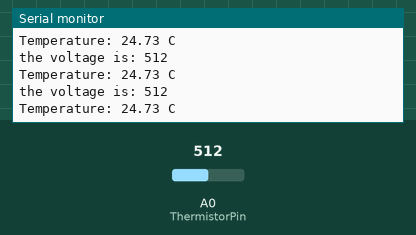
This sketch was run on a simulated Arduino Uno, built with avr-gcc and run on an emulated ATmega328P. Parts: the last lines printed to the serial monitor. The inputs (shaded band) are chosen by the test bench; at power-on: A0 (ThermistorPin) = 512.

Above: at 1.3 s.
1.4 s: A0 (ThermistorPin) set to 716
At 1.82 s:
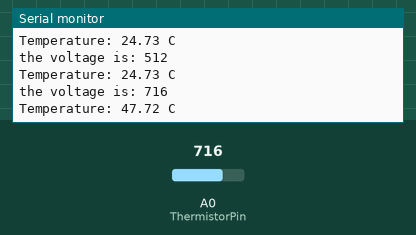
2.9 s: A0 (ThermistorPin) set to 900
At 3.32 s:
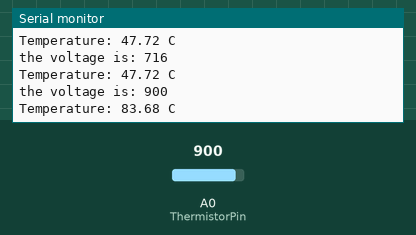
Timing chart, 0 to 5.9 s (numbered marks = the images above; inputs shaded):
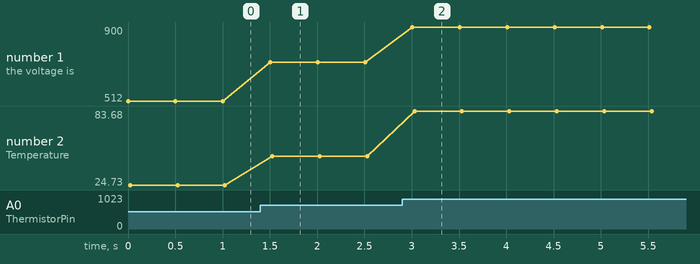

Measured:
- after the input at 1.4 s, the serial monitor: prints a new line after 0.10 s (image 1)
- after the input at 2.9 s, the serial monitor: prints a new line after 0.11 s (image 2)
- plotted number 1: 512 → 716 after the input at 1.4 s, 716 → 900 after the input at 2.9 s
- plotted number 2: 24.73 → 47.72 after the input at 1.4 s, 47.72 → 83.68 after the input at 2.9 s

The sketch:

Thermistor_Test.ino
```cpp
int ThermistorPin = 0; // analog pin 0
int Vo;
float R1 = 10000;
float logR2, R2, T, Tc, Tf;
float c1 = 1.009249522e-03, c2 = 2.378405444e-04, c3 = 2.019202697e-07;   //what are these constant values?

void setup() {
Serial.begin(9600);
}

void loop() {

  Vo = analogRead(ThermistorPin);
  Serial.print("the voltage is: ");
  Serial.println(Vo);
  R2 = R1 * (1023.0 / (float)Vo - 1.0);
  logR2 = log(R2);
  T = (1.0 / (c1 + c2*logR2 + c3*logR2*logR2*logR2));
  Tc = T - 273.15;

  Serial.print("Temperature: ");
  Serial.print(Tc);
  Serial.println(" C");

  delay(500);
}

// http://www.circuitbasics.com/arduino-thermistor-temperature-sensor-tutorial/
```
